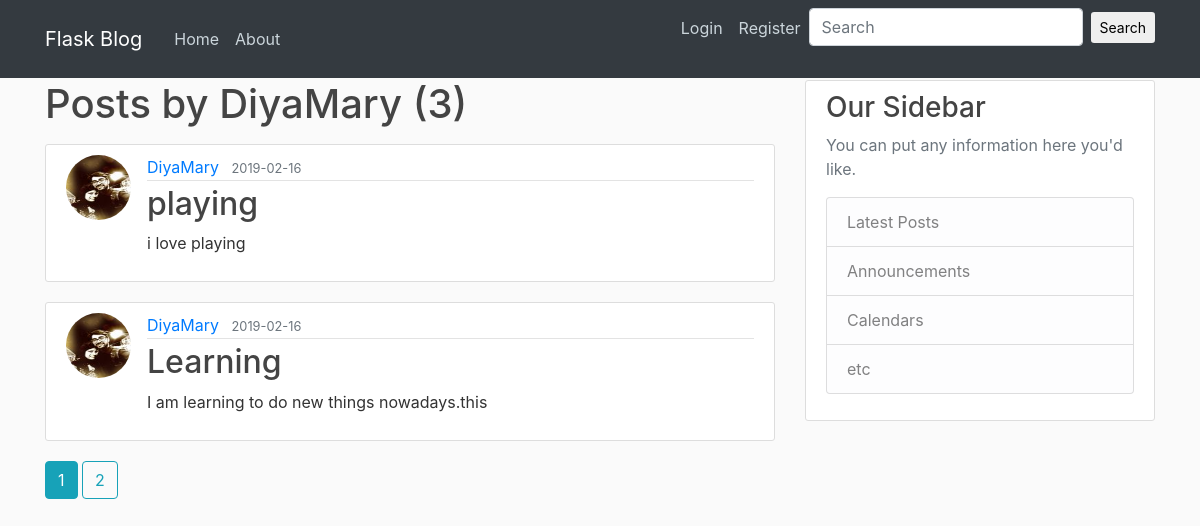
Screenshot of /user/DiyaMary with the database file from the repository.
### flaskblog/models.py (models this page shows, shortened)
class User(db.Model,UserMixin):
    id = db.Column(db.Integer, primary_key=True)
    username = db.Column(db.String(20), unique=True, nullable=False)
    email = db.Column(db.String(120), unique=True, nullable=False)
    image_file = db.Column(db.String(20), nullable=False, default='default.jpg')
    password = db.Column(db.String(60), nullable=False)
    posts = db.relationship('Post', backref='author', lazy=True)

class Post(db.Model):
    id = db.Column(db.Integer, primary_key=True)
    title = db.Column(db.String(100), nullable=False)
    date_posted = db.Column(db.DateTime, nullable=False, default=datetime.utcnow)
    content = db.Column(db.Text, nullable=False)
    user_id = db.Column(db.Integer, db.ForeignKey('user.id'), nullable=False)

### flaskblog/routes.py (the view)
@app.route('/user/<string:username>')
def user_posts(username):
    page = request.args.get('page',1,type=int)
    user = User.query.filter_by(username=username).first_or_404()
    posts = Post.query.filter_by(author=user)\
        .order_by(Post.date_posted.desc())\
        .paginate(page=page, per_page=2)
    return render_template('user_posts.html',posts=posts,user=user)

### flaskblog/templates/user_posts.html
{% extends "layout.html" %}
{% block content %}
    <h1 class="mb-3">Posts by {{user.username}} ({{posts.total}})</h1>
    {% for post in posts.items %}
        <article class="media content-section">
            <img class="rounded-circle article-img" src="{{ url_for('static',filename='profile_pics/' + post.author.image_file)}}">
          <div class="media-body">
            <div class="article-metadata">
              <a class="mr-2" href="{{url_for('user_posts',username=post.author.username)}}">{{ post.author.username }}</a>
              <small class="text-muted">{{ post.date_posted.strftime('%Y-%m-%d')}}</small>
            </div>
            <h2><a class="article-title" href="{{ url_for('post',post_id=post.id)}}">{{ post.title }}</a></h2>
            <p class="article-content">{{ post.content }}</p>
          </div>
        </article>
    {% endfor %}
    {% for page_num in posts.iter_pages(left_current=1,right_current=2,left_edge=1,right_edge=1) %}
        {% if page_num %}
            {% if posts.page == page_num %}
                <a class="btn btn-info mb-4" href="{{url_for('user_posts',username=user.username,page=page_num)}}">{{page_num}}</a>
            {% else %}
                <a class="btn btn-outline-info mb-4" href="{{url_for('user_posts',username=user.username,page=page_num)}}">{{page_num}}</a>
            {% endif %}
        {% else %}
            ...
        {% endif %}
    {% endfor %}
{% endblock content %}

### flaskblog/static/main.css (style rules this page uses)
body { background: #fafafa; color: #333333; margin-top: 5rem; }
h1, h2, h3, h4, h5, h6 { color: #444444; }
.content-section { background: #ffffff; padding: 10px 20px; border: 1px solid #dddddd; border-radius: 3px; margin-bottom: 20px; }
.article-title { color: #444444; }
.article-content { white-space: pre-line; }
.article-img { height: 65px; width: 65px; margin-right: 16px; }
.article-metadata { padding-bottom: 1px; margin-bottom: 4px; border-bottom: 1px solid #e3e3e3 }

### rows the page displays
User: username "DiyaMary"
Post: image_file (picture), author.username "DiyaMary", date_posted "2019-02-16", title "playing", content "i love playing"
Post: image_file (picture), author.username "DiyaMary", date_posted "2019-02-16", title "Learning", content "I am learning to do new things nowadays.this"

### other values shown
{{ posts.total }} "3"
{{ page_num }} "1"
{{ page_num }} "2"
